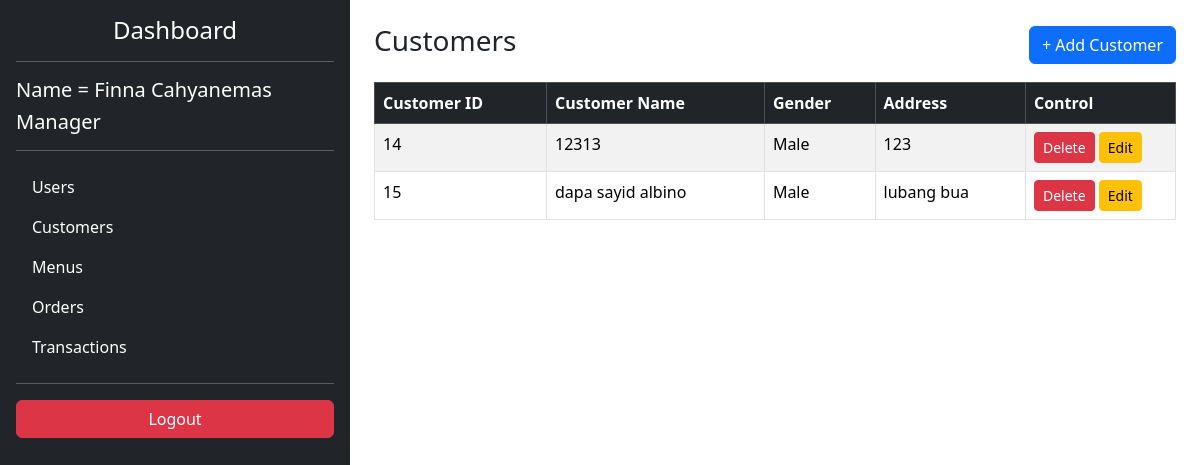
/page/index.php?page=customersView&action=view (signed in), run on the app's committed database.
### tables this page shows
CREATE TABLE `customers_table` (
  `customer_id` int(11) NOT NULL,
  `customer_name` varchar(50) NOT NULL,
  `gender` enum('Male','Female') NOT NULL,
  `address` varchar(50) NOT NULL
);

### page/view/customersView.php (the view)
<?php
$dataCustomersTable = mysqli_query($connect, "SELECT * FROM customers_table");
?>
<div class="d-flex justify-content-between align-items-center mb-3">
    <h3>Customers</h3>
    <a href="?page=addCustomer&action=add" class="btn btn-primary">+ Add Customer</a>
</div>
<table class="table table-bordered table-striped">
    <thead class="table-dark">
        <tr>
            <th>Customer ID</th>
            <th>Customer Name</th>
            <th>Gender</th>
            <th>Address</th>
            <th width="150">Control</th>
        </tr>
    </thead>
    <tbody>
        <?php while ($customer = $dataCustomersTable->fetch_assoc()): ?>
            <tr>
                <td><?= $customer['customer_id'] ?></td>
                <td><?= $customer['customer_name'] ?></td>
                <td><?= $customer['gender'] ?></td>
                <td><?= $customer['address'] ?></td>
                <td>
                    <a href="../function/delete.php?table_name=customers_table&table_column=customer_id&table_id=<?= $customer['customer_id'] ?>"
                       class="btn btn-danger btn-sm"
                       onclick="return confirm('Yakin hapus data ini?')">
                        Delete
                    </a>
                    <a href="?page=editCustomer&action=edit&id=<?= $customer['customer_id'] ?>"
                       class="btn btn-warning btn-sm">
                        Edit
                    </a>
                </td>
            </tr>
        <?php endwhile; ?>
    </tbody>
</table>

### data on the page
customers_table: customer_id "14", customer_name "12313", gender "Male", address "123"
customers_table: customer_id "15", customer_name "dapa sayid albino", gender "Male", address "lubang bua"

### other printed values
$_SESSION['full_name'] "Finna Cahyanemas"
$_SESSION['role'] "Manager"
